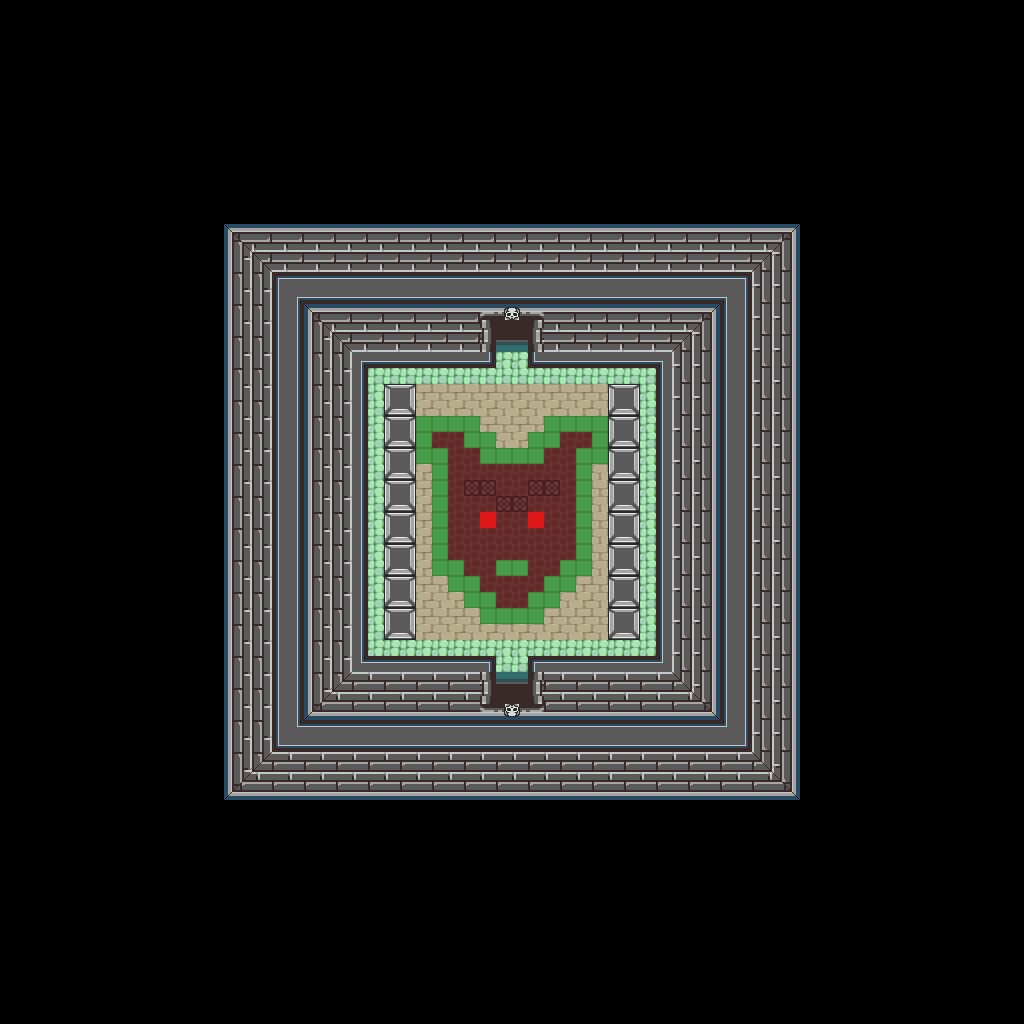

This game map was drawn from its Tiled (.tmx) file and the tilesets committed beside it. A one-line description and the trimmed map source follow:
An orthogonal 64x64 tile map with 16x16 px tiles, 1 tile layer (base), 1 hidden layer not drawn.

<map version="1.10" tiledversion="1.12.1" orientation="orthogonal" renderorder="right-down" width="64" height="64" tilewidth="16" tileheight="16" infinite="0" nextlayerid="3" nextobjectid="1">
 <tileset firstgid="1" source="../classiciphone_pics4.tsx" />
 <layer id="1" name="base" width="64" height="64">
  <data>[4096 cells, 4096 non-empty, 82 distinct tile ids]</data>
 </layer>
 <layer id="2" name="collision" width="64" height="64" visible="0">
  <properties><property name="collision" value="true" /></properties>
  <data>[4096 cells, 3760 non-empty, 1 distinct tile ids]</data>
 </layer>
</map>
